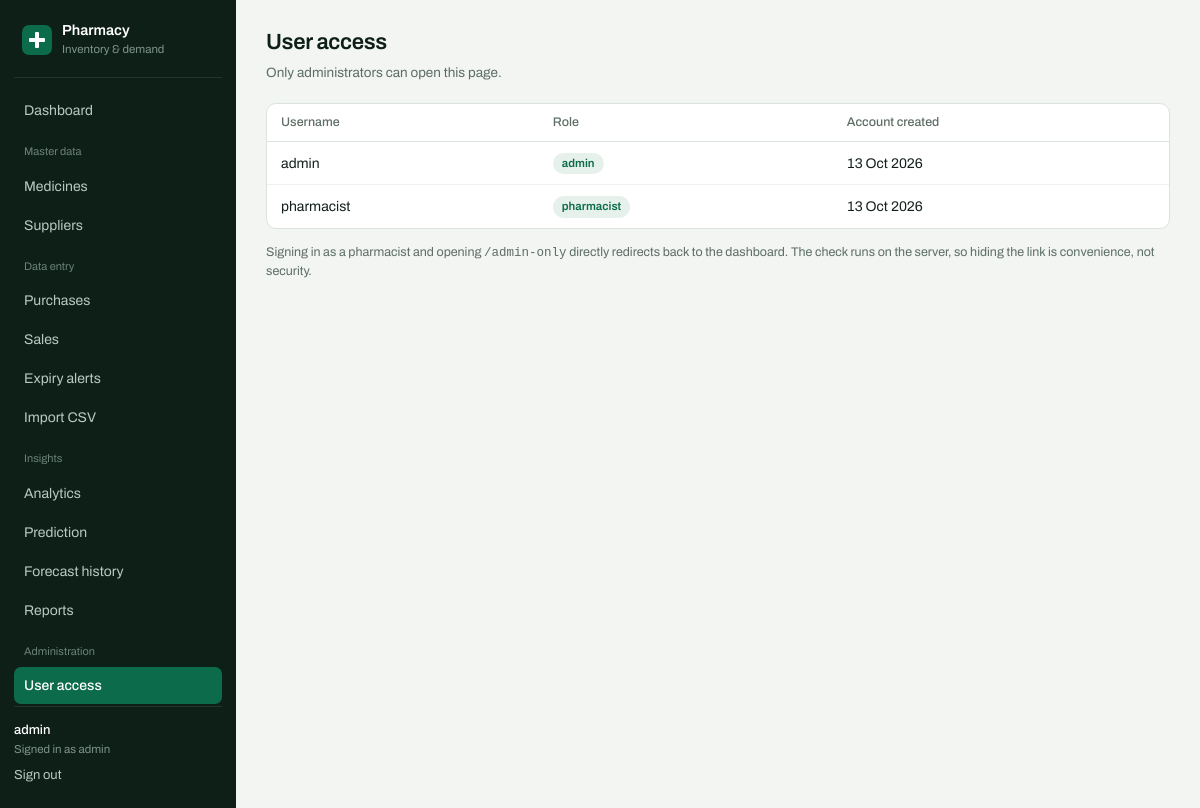
Page /admin-only (signed in) on the committed database.
### models.py (models this page shows, shortened)
class User(db.Model):
    __tablename__ = "users"
    user_id = db.Column(db.Integer, primary_key=True)
    username = db.Column(db.String(50), unique=True, nullable=False, index=True)
    password_hash = db.Column(db.String(255), nullable=False)
    role = db.Column(db.String(20), nullable=False, default="pharmacist")
    created_at = db.Column(db.DateTime, nullable=False, default=datetime.utcnow)

### app.py (the view)
@app.route("/admin-only")
@admin_required
def admin_only():
    users = User.query.order_by(User.user_id).all()
    return render_template("admin_only.html", users=users)

### app.py (called while the page is built)
def admin_required(view):
    @wraps(view)
    def wrapped(*args, **kwargs):
        if "user_id" not in session:
            flash("Please log in first.", "warning")
            return redirect(url_for("login"))
        if session.get("role") != "admin":
            flash("That page is for administrators only.", "danger")
            return redirect(url_for("dashboard"))
        return view(*args, **kwargs)
    return wrapped

@app.context_processor
def inject_user():
    return {"current_user": {"username": session.get("username"),
                             "role": session.get("role")}}

### templates/admin_only.html (shortened to what this page needs)
{% extends "base.html" %}
{% block content %}
<div class="page-head">
  <div>
    <h1>User access</h1>
    <p>Only administrators can open this page.</p>
  </div>
</div>
<section class="panel">
  <div class="table-wrap">
    <table class="data">
      <thead>
        <tr>
          <th>Username</th>
          <th>Role</th>
          <th>Account created</th>
        </tr>
      </thead>
      <tbody>
        {% for u in users %}
        <tr>
          <td>{{ u.username }}</td>
          <td><span class="pill pill-role">{{ u.role }}</span></td>
          <td>{{ u.created_at.strftime('%d %b %Y') if u.created_at else '—' }}</td>
        </tr>
        {% endfor %}
      </tbody>
    </table>
  </div>
</section>
<p class="hint" style="margin-top:14px">
  Signing in as a pharmacist and opening <code>/admin-only</code> directly
  redirects back to the dashboard. The check runs on the server, so hiding
  the link is convenience, not security.
</p>
{% endblock %}

### static/css/style.css (style rules this page uses)
:root { --ink: #0E1F18; --ink-soft: #1B332A; --green: #0C6B4A; --green-lift: #118A5F; --green-wash: #E6F1EC; --paper: #F2F5F2; --surface: #FFFFFF; --line: #DBE3DD; --text: #14201A; --muted: #5D6E65; --amber: #9A6407; --amber-wash: #FBF0DC; --red: #A42A1E; --red-wash: #FAE8E5; --sidebar-w: 236px; --radius: 10px; }
* { box-sizing: border-box; }
body { margin: 0; background: var(--paper); color: var(--text); font-family: Archivo, system-ui, -apple-system, "Segoe UI", sans-serif; font-size: 15px; line-height: 1.5; font-variant-numeric: tabular-nums; }
h1, h2, h3, h4, h5 { font-weight: 600; letter-spacing: -0.015em; color: var(--ink); margin: 0; }
.page-head { display: flex; align-items: baseline; justify-content: space-between; gap: 16px; margin-bottom: 20px; }
.page-head h1 { font-size: 22px; }
.page-head p { margin: 4px 0 0; color: var(--muted); font-size: 13.5px; }
.panel { background: var(--surface); border: 1px solid var(--line); border-radius: var(--radius); overflow: hidden; }
.table-wrap { overflow-x: auto; }
table.data { width: 100%; border-collapse: collapse; font-size: 14px; }
table.data th { text-align: left; font-weight: 500; font-size: 12.5px; color: var(--muted); padding: 9px 14px; border-bottom: 1px solid var(--line); white-space: nowrap; }
table.data td { padding: 10px 14px; border-bottom: 1px solid #EDF1EE; }
table.data tr:last-child td { border-bottom: 0; }
.pill { display: inline-block; padding: 2px 9px; border-radius: 20px; font-size: 11.5px; font-weight: 600; white-space: nowrap; }
.pill-role { background: var(--green-wash); color: var(--green); }
.hint { font-size: 12.5px; color: var(--muted); margin-top: 4px; }

### rows in the picture
User: username "admin", role "admin", created_at "13 Oct 2026"
User: username "pharmacist", role "pharmacist", created_at "13 Oct 2026"

### other values in the picture
{{ current_user.username }} "admin"
{{ current_user.role }} "admin"
